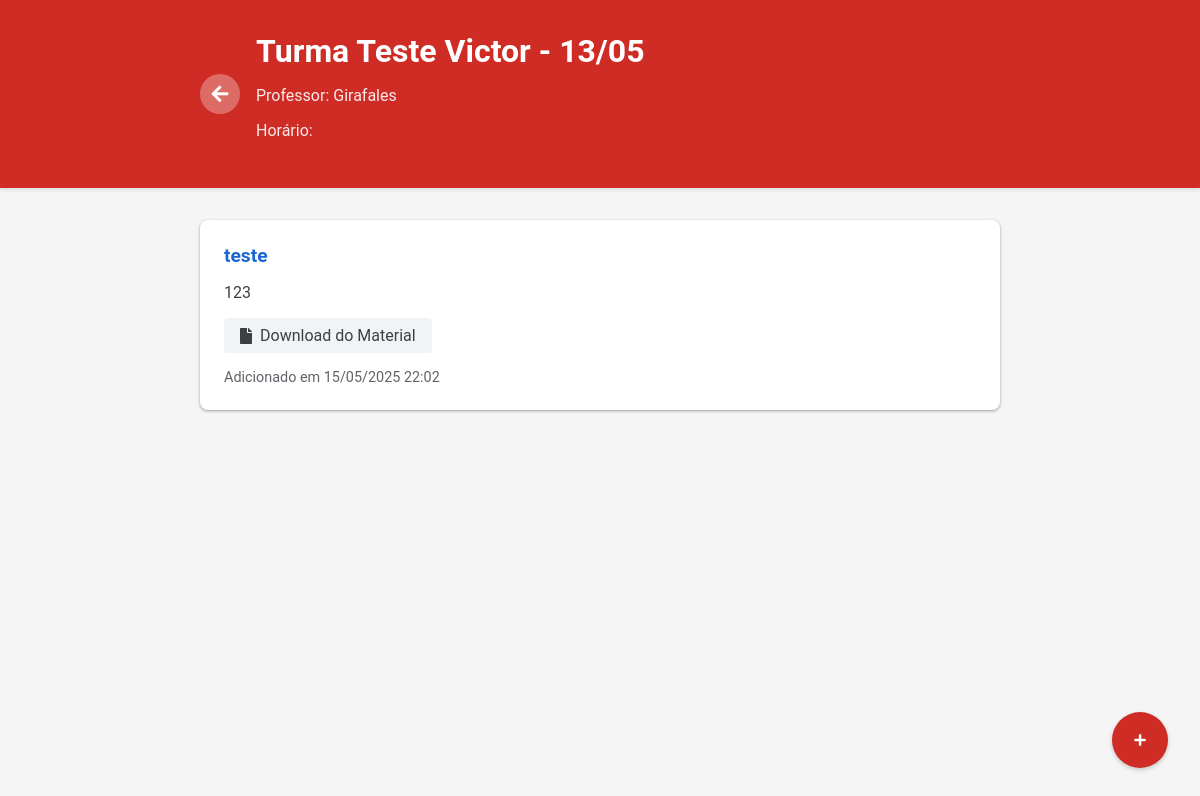
/turma/11/ (signed in), run on the app's committed database.
### portal/models.py (models this page shows, shortened)
class Turma(models.Model):
    nome = models.CharField(max_length=100)
    professor = models.ForeignKey('Professor', on_delete=models.SET_NULL, null=True)
    codigo = models.CharField(max_length=20, unique=True, default='DEFAULT001')
    descricao = models.TextField(blank=True)
    data_criacao = models.DateTimeField(default=timezone.now)
    alunos = models.ManyToManyField('Aluno', related_name='turmas', blank=True)

class Professor(models.Model):
    user = models.OneToOneField(User, on_delete=models.CASCADE, null=True, blank=True)
    nome = models.CharField(max_length=100)
    cpf = models.CharField(max_length=14)
    email = models.EmailField()
    telefone = models.CharField(max_length=20, blank=True)

class ConteudoTurma(models.Model):
    turma = models.ForeignKey(Turma, on_delete=models.CASCADE, related_name='conteudos')
    titulo = models.CharField(max_length=200)
    descricao = models.TextField()
    arquivo = models.FileField(upload_to='conteudos/', null=True, blank=True)
    data_criacao = models.DateTimeField(auto_now_add=True)

### portal/views.py (the view, shortened to what this page needs)
# urls.py: path('turma/<int:turma_id>/', views.conteudo_turma, name='conteudo_turma'),
@login_required
def conteudo_turma(request, turma_id):
    turma = get_object_or_404(Turma, id=turma_id)
    is_professor = Professor.objects.filter(user=request.user).exists()
    is_aluno = False
    conteudos = turma.conteudos.all().order_by('-data_criacao')
    return render(request, 'conteudo_turma.html', {
        'turma': turma,
        'conteudos': conteudos,
        'is_professor': is_professor,
        'is_aluno': is_aluno
    })

### portal/templates/conteudo_turma.html (shortened to what this page needs)
<!DOCTYPE html>
<html lang="pt-br">
<head>
    <link rel="stylesheet" href="https://cdnjs.cloudflare.com/ajax/libs/font-awesome/5.15.3/css/all.min.css">
</head>
<body>
    <div class="header {% if is_professor %}header-professor{% else %}header-aluno{% endif %}">
        <div class="turma-info">
            <a href="{% if is_professor %}{% url 'turmas_professor' %}{% else %}{% url 'turmas_aluno' %}{% endif %}" class="btn-voltar-header">
                <i class="fas fa-arrow-left"></i>
            </a>
            <div>
                <h1 class="turma-titulo">{{ turma.nome }}</h1>
                <div class="turma-detalhes">
                    <p>Professor: {{ turma.professor.nome }}</p>
                    <p>Horário: {{ turma.horario }}</p>
                </div>
            </div>
        </div>
    </div>
    <div class="container">
        {% for conteudo in conteudos %}
        <div class="conteudo-card">
            <h3 class="conteudo-titulo">{{ conteudo.titulo }}</h3>
            <div class="conteudo-descricao">{{ conteudo.descricao }}</div>
            {% if conteudo.arquivo %}
            <a href="{{ conteudo.arquivo.url }}" class="conteudo-arquivo" target="_blank">
                <i class="fas fa-file"></i>
                Download do Material
            </a>
            {% endif %}
            <div class="conteudo-data">
                Adicionado em {{ conteudo.data_criacao|date:"d/m/Y H:i" }}
            </div>
        </div>
        {% empty %}
        <div class="conteudo-card">
            <p>Nenhum conteúdo disponível ainda.</p>
        </div>
        {% endfor %}
    </div>
    {% if is_professor %}
    <button class="btn-adicionar" onclick="abrirModal()">
        <i class="fas fa-plus"></i>
    </button>
    {% endif %}
</body>
</html>

### data on the page
Turma: nome "Turma Teste Victor - 13/05", professor.nome "Girafales"
ConteudoTurma: titulo "teste", descricao "123", data_criacao "15/05/2025 22:02"
